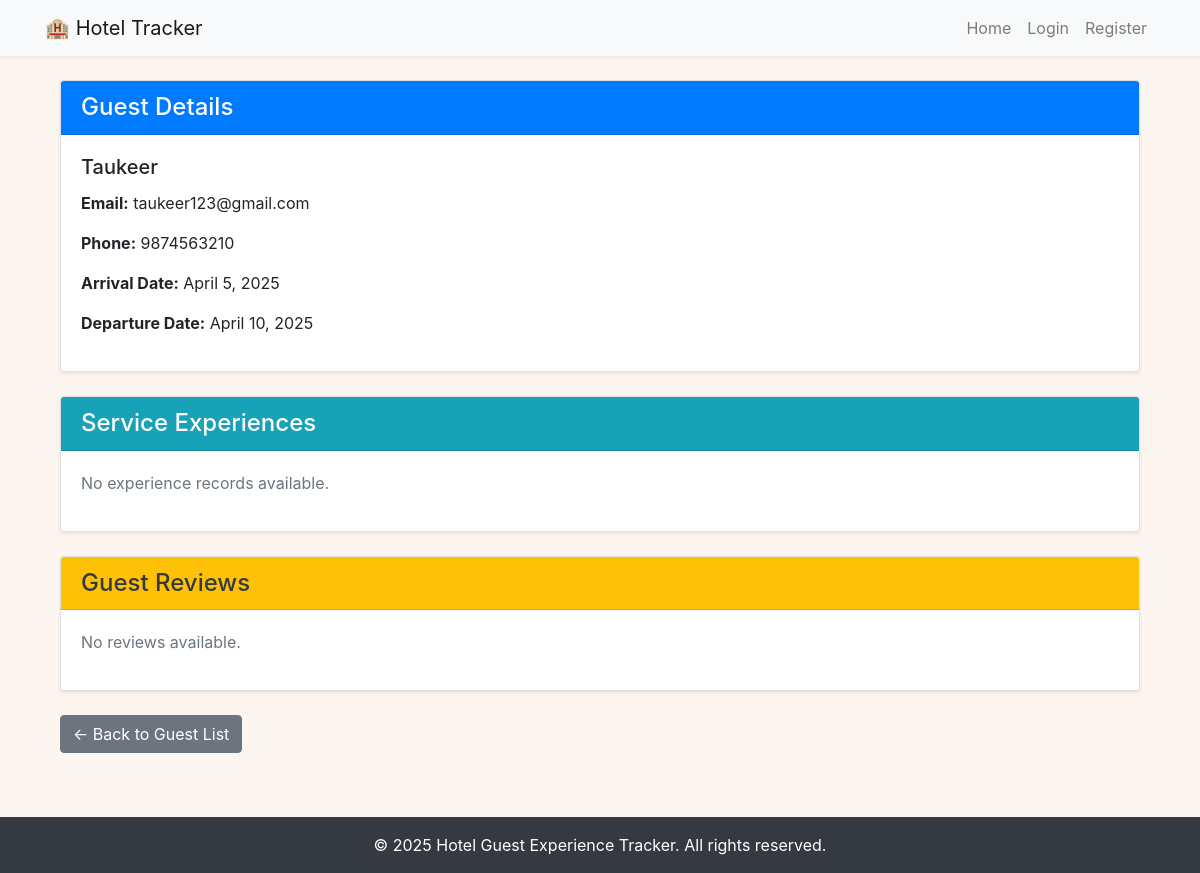
Page /guest/2/ on the committed database.
### tracker/models.py (models this page shows, shortened)
class Guest(models.Model):
    name = models.CharField(max_length=100)
    email = models.EmailField(unique=True)
    phone = models.CharField(max_length=20, blank=True)
    arrival_date = models.DateField()
    departure_date = models.DateField()

### tracker/views.py (the view)
# urls.py: path('guest/<int:pk>/', views.guest_detail, name='guest_detail'),
def guest_detail(request, pk):
    guest = get_object_or_404(Guest, pk=pk)
    return render(request, 'tracker/guest_detail.html', {'guest': guest})

### tracker/templates/tracker/guest_detail.html
{% extends 'tracker/base.html' %}
{% block content %}
<div class="container">
  <div class="card mb-4 shadow-sm">
    <div class="card-header bg-primary text-white">
      <h4 class="mb-0">Guest Details</h4>
    </div>
    <div class="card-body">
      <h5 class="card-title">{{ guest.name }}</h5>
      <p><strong>Email:</strong> {{ guest.email }}</p>
      <p><strong>Phone:</strong> {{ guest.phone }}</p>
      <p><strong>Arrival Date:</strong> {{ guest.arrival_date }}</p>
      <p><strong>Departure Date:</strong> {{ guest.departure_date }}</p>
    </div>
  </div>
  <div class="card mb-4 shadow-sm">
    <div class="card-header bg-info text-white">
      <h4 class="mb-0">Service Experiences</h4>
    </div>
    <div class="card-body">
      {% if experiences %}
        <ul class="list-group">
          {% for experience in experiences %}
            <li class="list-group-item">
              <div class="d-flex justify-content-between align-items-center">
                <div>
                  <strong>{{ experience.get_service_type_display }}</strong> <span class="badge badge-secondary">on {{ experience.date }}</span>
                  <br><small class="text-muted">Rating: {{ experience.rating }}/5</small>
                  {% if experience.feedback %}
                    <p class="mb-0 mt-2"><em>“{{ experience.feedback }}”</em></p>
                  {% endif %}
                </div>
              </div>
            </li>
          {% endfor %}
        </ul>
      {% else %}
        <p class="text-muted">No experience records available.</p>
      {% endif %}
    </div>
  </div>
  <div class="card mb-4 shadow-sm">
    <div class="card-header bg-warning text-dark">
      <h4 class="mb-0">Guest Reviews</h4>
    </div>
    <div class="card-body">
      {% if reviews %}
        <ul class="list-group">
          {% for review in reviews %}
            <li class="list-group-item">
              <strong>Overall Rating:</strong>
              <span class="badge badge-success">{{ review.overall_rating }}/5</span>
              <p class="mb-1">{{ review.comment }}</p>
              <small class="text-muted">Reviewed on {{ review.created_at }}</small>
            </li>
          {% endfor %}
        </ul>
      {% else %}
        <p class="text-muted">No reviews available.</p>
      {% endif %}
    </div>
  </div>
  <a class="btn btn-secondary" href="{% url 'guest_list' %}">← Back to Guest List</a>
</div>
{% endblock %}

### tracker/templates/tracker/base.html (style rules this page uses)
body { background-color: #fdf6f0; }
html { scroll-behavior: smooth; }

### rows in the picture
Guest: name "Taukeer", email "taukeer123@gmail.com", phone "9874563210", arrival_date "April 5, 2025", departure_date "April 10, 2025"
